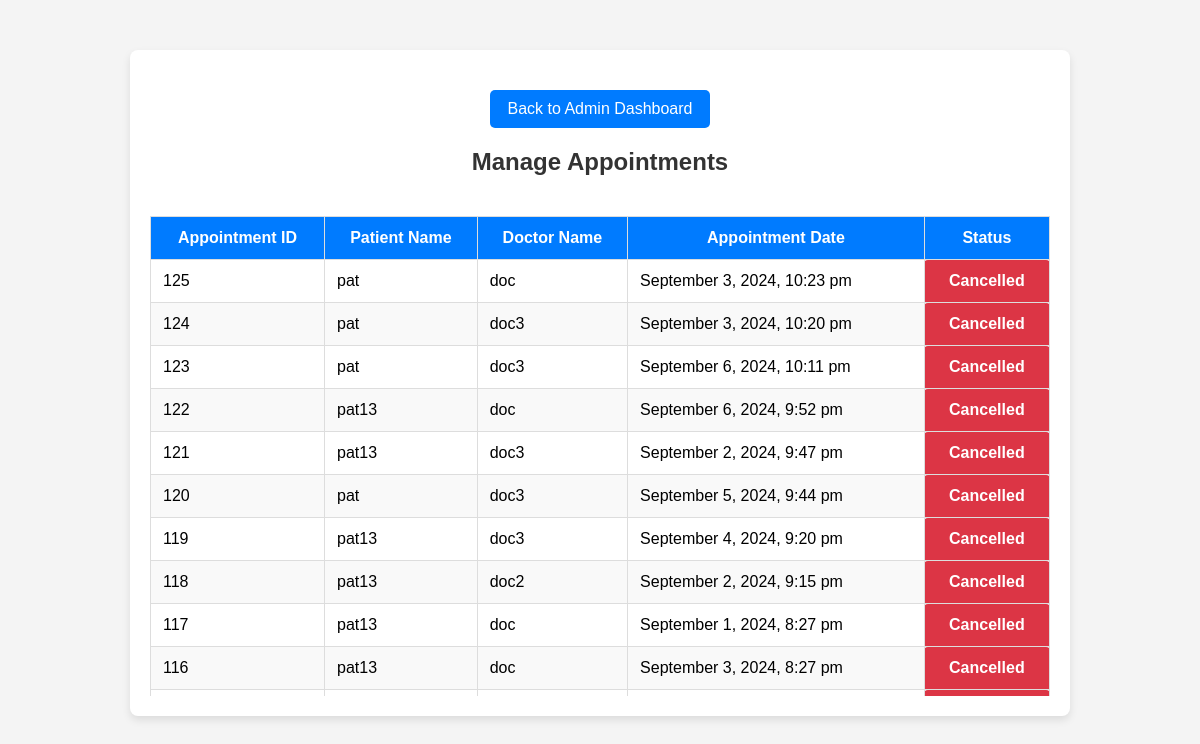
/admin/manage_appointments.php (signed in), run on an earlier commit of the app's database.
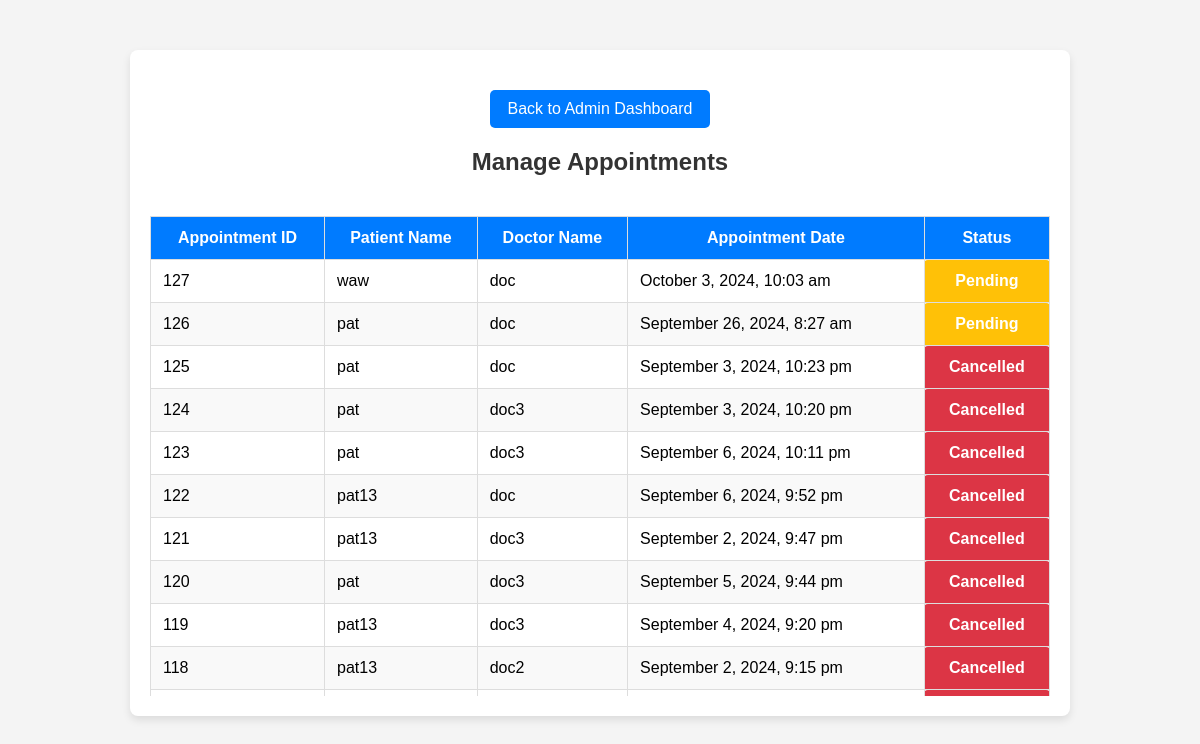
And on a later commit of the database.
### tables this page shows
CREATE TABLE `appointments` (
  `id` int(11) NOT NULL,
  `patient_id` int(11) NOT NULL,
  `doctor_id` int(11) NOT NULL,
  `appointment_date` datetime NOT NULL,
  `status` enum('Pending','Completed','Cancelled','Approved') DEFAULT 'Pending',
  `created_at` timestamp NOT NULL DEFAULT current_timestamp(),
  `updated_at` timestamp NOT NULL DEFAULT current_timestamp() ON UPDATE current_timestamp(),
  `patient_name` varchar(255) DEFAULT NULL,
  `doctor_name` varchar(255) DEFAULT NULL
);

CREATE TABLE `users` (
  `id` int(11) NOT NULL,
  `name` varchar(255) NOT NULL,
  `email` varchar(255) NOT NULL,
  `password` varchar(255) NOT NULL,
  `user_type` enum('admin','doctor','patient') NOT NULL,
  `created_at` timestamp NOT NULL DEFAULT current_timestamp(),
  `updated_at` timestamp NOT NULL DEFAULT current_timestamp() ON UPDATE current_timestamp(),
  `image` varchar(255) DEFAULT 'default_images/default.jpg'
);

### admin/manage_appointments.php (the view, shortened to what this page needs)
<?php
include '../db.php';
$stmt = $pdo->query("
    SELECT a.id AS appointment_id, u_patient.name AS patient_name, u_doctor.name AS doctor_name, a.appointment_date, a.status
    FROM appointments a
    JOIN patients p ON a.patient_id = p.id
    JOIN users u_patient ON p.user_id = u_patient.id
    JOIN doctors d ON a.doctor_id = d.id
    JOIN users u_doctor ON d.user_id = u_doctor.id
    ORDER BY a.id DESC
");
$appointments = $stmt->fetchAll();
?>
<!DOCTYPE html>
<html lang="en">
<head>
</head>
<body>
    <div class="container">
        <a href="admin_dashboard.php" class="back-button">Back to Admin Dashboard</a>
        <h2>Manage Appointments</h2>
        <div class="table-wrapper">
            <table>
                <thead>
                    <tr>
                        <th>Appointment ID</th>
                        <th>Patient Name</th>
                        <th>Doctor Name</th>
                        <th>Appointment Date</th>
                        <th>Status</th>
                    </tr>
                </thead>
                <tbody>
                    <?php if (!empty($appointments)): ?>
                        <?php foreach ($appointments as $appointment): ?>
                            <tr>
                                <td><?php echo htmlspecialchars($appointment['appointment_id']); ?></td>
                                <td><?php echo htmlspecialchars($appointment['patient_name']); ?></td>
                                <td><?php echo htmlspecialchars($appointment['doctor_name']); ?></td>
                                <td><?php echo htmlspecialchars(date('F j, Y, g:i a', strtotime($appointment['appointment_date']))); ?></td>
                                <td class="status <?php echo htmlspecialchars($appointment['status']); ?>">
                                    <?php echo htmlspecialchars($appointment['status']); ?>
                                </td>
                            </tr>
                        <?php endforeach; ?>
                    <?php else: ?>
                        <tr>
                            <td colspan="5" class="no-appointments">No appointments found.</td>
                        </tr>
                    <?php endif; ?>
                </tbody>
            </table>
        </div>
    </div>
</body>
</html>

What changed in the data, as far as the page shows it:
no longer on this page (row unchanged): appointments: id "117", users.name "pat13", users.name "doc", appointment_date "September 1, 2024, 8:27 pm", status "Cancelled"
no longer on this page (row unchanged): appointments: id "116", users.name "pat13", users.name "doc", appointment_date "September 3, 2024, 8:27 pm", status "Cancelled"
added appointments: id "127", users.name "waw", users.name "doc", appointment_date "October 3, 2024, 10:03 am", status "Pending"
added appointments: id "126", users.name "pat", users.name "doc", appointment_date "September 26, 2024, 8:27 am", status "Pending"
